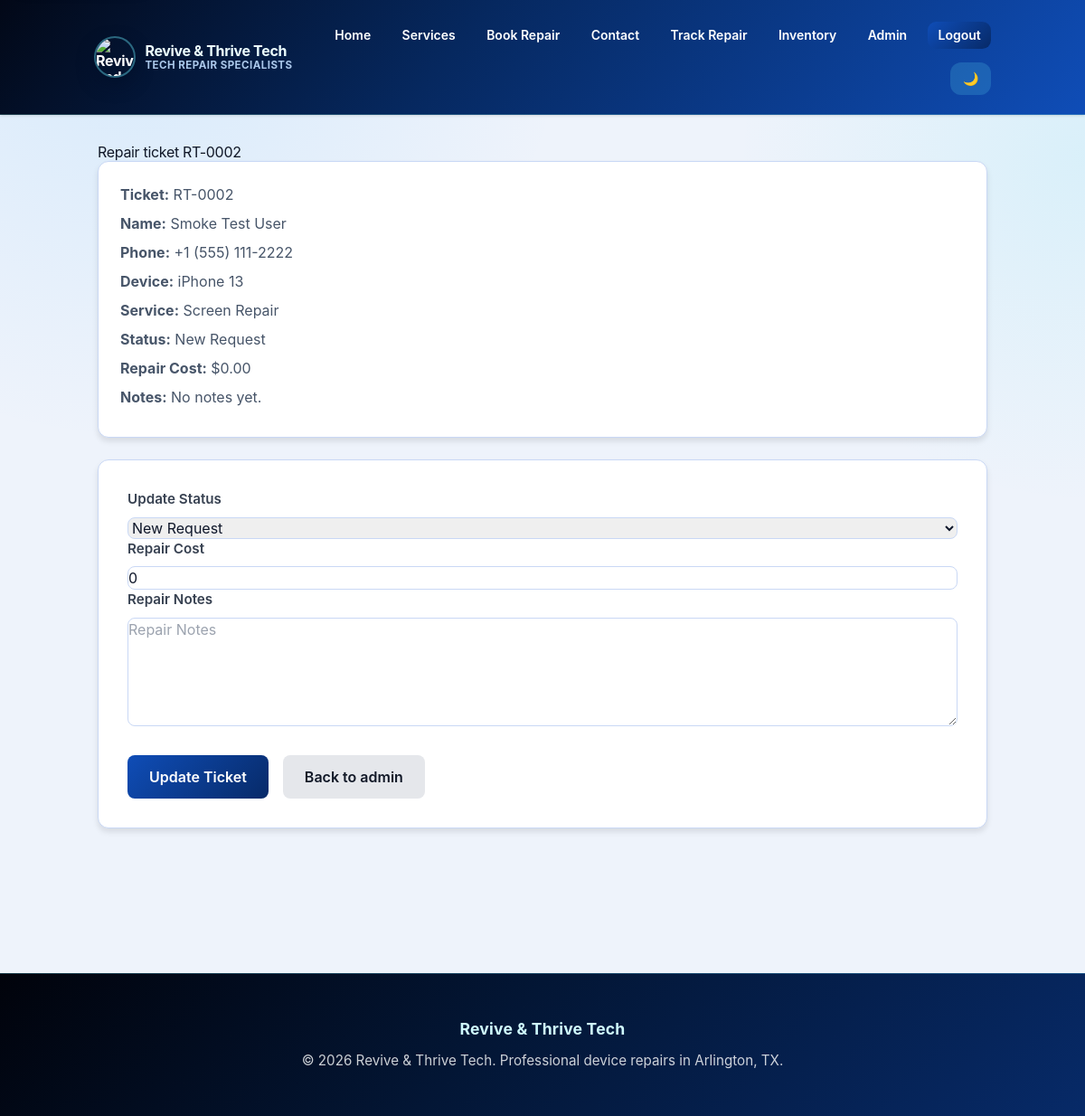
The page /ticket/2 (signed in) on the database its author committed.
### tables this page shows
CREATE TABLE bookings (
            id INTEGER PRIMARY KEY AUTOINCREMENT,
            customer_name TEXT NOT NULL,
            phone_number TEXT NOT NULL,
            device_type TEXT NOT NULL,
            device_model TEXT NOT NULL,
            service_needed TEXT NOT NULL,
            issue_description TEXT NOT NULL,
            preferred_date TEXT NOT NULL,
            status TEXT DEFAULT 'New Request',
            created_at TEXT NOT NULL
        , repair_cost REAL DEFAULT 0, notes TEXT DEFAULT '', phone_number_normalized TEXT NOT NULL DEFAULT '', ticket_code TEXT DEFAULT '', email TEXT DEFAULT '', updated_at TEXT DEFAULT '', phone TEXT DEFAULT '', repair_type TEXT DEFAULT '', appointment_date TEXT DEFAULT '', technician TEXT DEFAULT '', estimated_cost REAL DEFAULT 0);

### app.py (the view, shortened to what this page needs)
@app.route("/ticket/<int:id>", methods=["GET", "POST"])
@admin_required
def ticket(id):
    conn = get_db_connection()
    cursor = conn.cursor()
    cursor.execute("SELECT * FROM bookings WHERE id = ?", (id,))
    booking = cursor.fetchone()
    if booking is None:
        conn.close()
        abort(404)
    conn.close()
    return render_template(
        "ticket.html",
        booking=booking,
        status_options=STATUS_OPTIONS,
    )

### app.py (called while the page is built)
@app.context_processor
def inject_template_helpers():
    return {
        "media_url": media_url,
        "is_admin_authenticated": session.get("is_admin") is True,
    }

def admin_required(view_func):
    @wraps(view_func)
    def wrapped_view(*args, **kwargs):
        if session.get("is_admin") is not True:
            flash("Please sign in as admin to access this page.", "error")
            return redirect(url_for("admin_login", next=request.path))
        return view_func(*args, **kwargs)
    return wrapped_view

### database.py (called while the page is built)
def _is_sqlite_url(database_url: str) -> bool:
    return database_url.startswith("sqlite")

def get_engine() -> Engine:
    engine = current_app.extensions.get("database_engine")
    if engine is not None:
        return engine
    database_url = current_app.config["DATABASE_URL"]
    connect_args = {"check_same_thread": False} if _is_sqlite_url(database_url) else {}
    engine = create_engine(database_url, future=True, pool_pre_ping=True, connect_args=connect_args)
    current_app.extensions["database_engine"] = engine
    return engine

def get_db_connection() -> DBConnection:
    if "db_connection" not in g:
        engine = get_engine()
        raw = engine.connect()
        g.db_connection = DBConnection(raw=raw, is_sqlite=_is_sqlite_url(current_app.config["DATABASE_URL"]))
    return g.db_connection

def close_db_connection(_: Optional[BaseException] = None) -> None:
    db = g.pop("db_connection", None)
    if db is not None:
        db.close()

    def __getitem__(self, item: Union[int, str]) -> Any:
        if isinstance(item, int):
            return self._ordered_values[item]
        return super().__getitem__(item)

    def _convert_qmarks(self, query: str, params: Union[Sequence[Any], Dict[str, Any], None]) -> Tuple[str, Dict[str, Any]]:
        if params is None:
            return query, {}
        if isinstance(params, dict):
            return query, dict(params)
        params_seq = list(params)
        if "?" not in query:
            return query, {f"p{i}": value for i, value in enumerate(params_seq)}
        converted_query = query
        converted_params: Dict[str, Any] = {}
        for i, value in enumerate(params_seq):
            key = f"p{i}"
            converted_query = converted_query.replace("?", f":{key}", 1)
            converted_params[key] = value
        return converted_query, converted_params

    def cursor(self) -> DBCursor:
        return DBCursor(self)

    def close(self) -> None:
        self.raw.close()

### templates/ticket.html (shortened to what this page needs)
{% extends 'base.html' %}
{% block content %}
  <section class="section" data-reveal>
    <h1>Repair ticket {{ booking.ticket_code or ('#' ~ booking.id) }}</h1>
    <div class="card">
      <p><strong>Ticket:</strong> {{ booking.ticket_code or '' }}</p>
      <p><strong>Name:</strong> {{ booking.customer_name }}</p>
      <p><strong>Phone:</strong> {{ booking.phone_number }}</p>
      <p><strong>Device:</strong> {{ booking.device_model }}</p>
      <p><strong>Service:</strong> {{ booking.service_needed }}</p>
      <p><strong>Status:</strong> {{ booking.status }}</p>
      <p><strong>Repair Cost:</strong> ${{ '%.2f' | format(booking.repair_cost or 0) }}</p>
      <p><strong>Notes:</strong> {{ booking.notes or 'No notes yet.' }}</p>
    </div>
    <form method="POST" class="form">
      <div class="field-group">
        <label for="status">Update Status</label>
        <select id="status" name="status" required>
          {% for option in status_options %}
            <option value="{{ option }}" {% if booking.status == option %}selected{% endif %}>{{ option }}</option>
          {% endfor %}
        </select>
      </div>
      <div class="field-group">
        <label for="repair_cost">Repair Cost</label>
        <input id="repair_cost" type="number" step="0.01" name="repair_cost" value="{{ booking.repair_cost or 0 }}" placeholder="Repair Cost" />
      </div>
      <div class="field-group">
        <label for="notes">Repair Notes</label>
        <textarea id="notes" name="notes" placeholder="Repair Notes">{{ booking.notes or '' }}</textarea>
      </div>
      <div class="form-actions">
        <button type="submit" class="button button-primary">Update Ticket</button>
        <a class="button button-secondary" href="/admin">Back to admin</a>
      </div>
    </form>
  </section>
{% endblock %}

### static/style.css (style rules this page uses)
:root { --primary: #0f4db7; --primary-dark: #072a68; --primary-light: #2fa9ff; --secondary: #22d3ee; --secondary-dark: #0e7490; --secondary-light: #67e8f9; --danger: #ef4444; --danger-dark: #dc2626; --danger-light: #f87171; --warning: #f59e0b; --warning-dark: #d97706; --warning-light: #fbbf24; --success: #10b981; --success-dark: #059669; --success-light: #34d399; --gray-50: #f9fafb; --gray-100: #f3f4f6; --gray-200: #e5e7eb; --gray-300: #d1d5db; --gray-400: #9ca3af; --gray-500: #6b7280; --gray-600: #4b5563; --gray-700: #374151; --gray-800: #1f2937; --gray-900: #111827; --text: #0f172a; --text-light: #475569; --bg: #eef3fb; --bg-dark: #ffffff; --border: #c9d8f5; --shadow-sm: 0 1px 2px rgba(0, 0, 0, 0.05); --shadow-md: 0 4px 6px rgba(0, 0, 0, 0.1); --shadow-lg: 0 10px 15px rgba(0, 0, 0, 0.1); --shadow-xl: 0 20px 25px rgba(0, 0, 0, 0.1); --radius: 8px; --radius-lg: 12px; --radius-xl: 18px; }
* { margin: 0; padding: 0; box-sizing: border-box; }
html { scroll-behavior: smooth; }
body { font-family: -apple-system, BlinkMacSystemFont, 'Segoe UI', Roboto, 'Helvetica Neue', Arial, sans-serif; font-size: 16px; line-height: 1.6; color: var(--text); background: radial-gradient(circle at 12% 0%, rgba(47, 169, 255, 0.12), transparent 30%), radial-gradient(circle at 100% 14%, rgba(34, 211, 238, 0.1), transparent 24%), var(--bg); }
h1, h2, h3, h4, h5, h6 { font-weight: 700; line-height: 1.2; margin-bottom: 1rem; color: var(--gray-900); }
h1 { font-size: 2.5rem; letter-spacing: -0.02em; }
p { margin-bottom: 1rem; color: var(--text-light); }
a { color: var(--primary); text-decoration: none; transition: color 0.2s; }
.section { margin-bottom: 3rem; animation: fadeIn 0.3s ease-in; }
[data-reveal] { opacity: 0; transform: translateY(16px); transition: opacity 0.65s ease, transform 0.65s ease; }
[data-reveal].is-visible { opacity: 1; transform: translateY(0); }
.card { background: var(--bg-dark); border-radius: var(--radius-lg); padding: 1.5rem; box-shadow: var(--shadow-md); border: 1px solid var(--border); transition: all 0.3s ease; margin-bottom: 1.5rem; }
.card p { margin-bottom: 0.5rem; }
.form { background: var(--bg-dark); border-radius: var(--radius-lg); padding: 2rem; box-shadow: var(--shadow-md); border: 1px solid var(--border); }
.field-group { display: flex; flex-direction: column; }
label { font-weight: 600; margin-bottom: 0.5rem; color: var(--gray-700); font-size: 0.95rem; }
input, select, textarea { padding: 0.75rem 1rem; border: 1px solid var(--border); border-radius: var(--radius); font-size: 1rem; font-family: inherit; transition: all 0.2s; }
textarea { resize: vertical; min-height: 120px; }
.form-actions { display: flex; gap: 1rem; margin-top: 2rem; flex-wrap: wrap; }
.button, button { padding: 0.75rem 1.5rem; border: none; border-radius: var(--radius); font-size: 1rem; font-weight: 600; cursor: pointer; transition: all 0.2s; display: inline-flex; align-items: center; gap: 0.5rem; }
.button-primary, button[type="submit"] { background: linear-gradient(135deg, #0f4db7 0%, #072a68 100%); color: white; }
.button-secondary { background: var(--gray-200); color: var(--gray-900); }

### rows shown on the page
bookings: ticket_code "RT-0002", customer_name "Smoke Test User", phone_number "+1 (555) 111-2222", device_model "iPhone 13", service_needed "Screen Repair", status "New Request", repair_cost "0.00", notes "No notes yet.", repair_cost "0"
